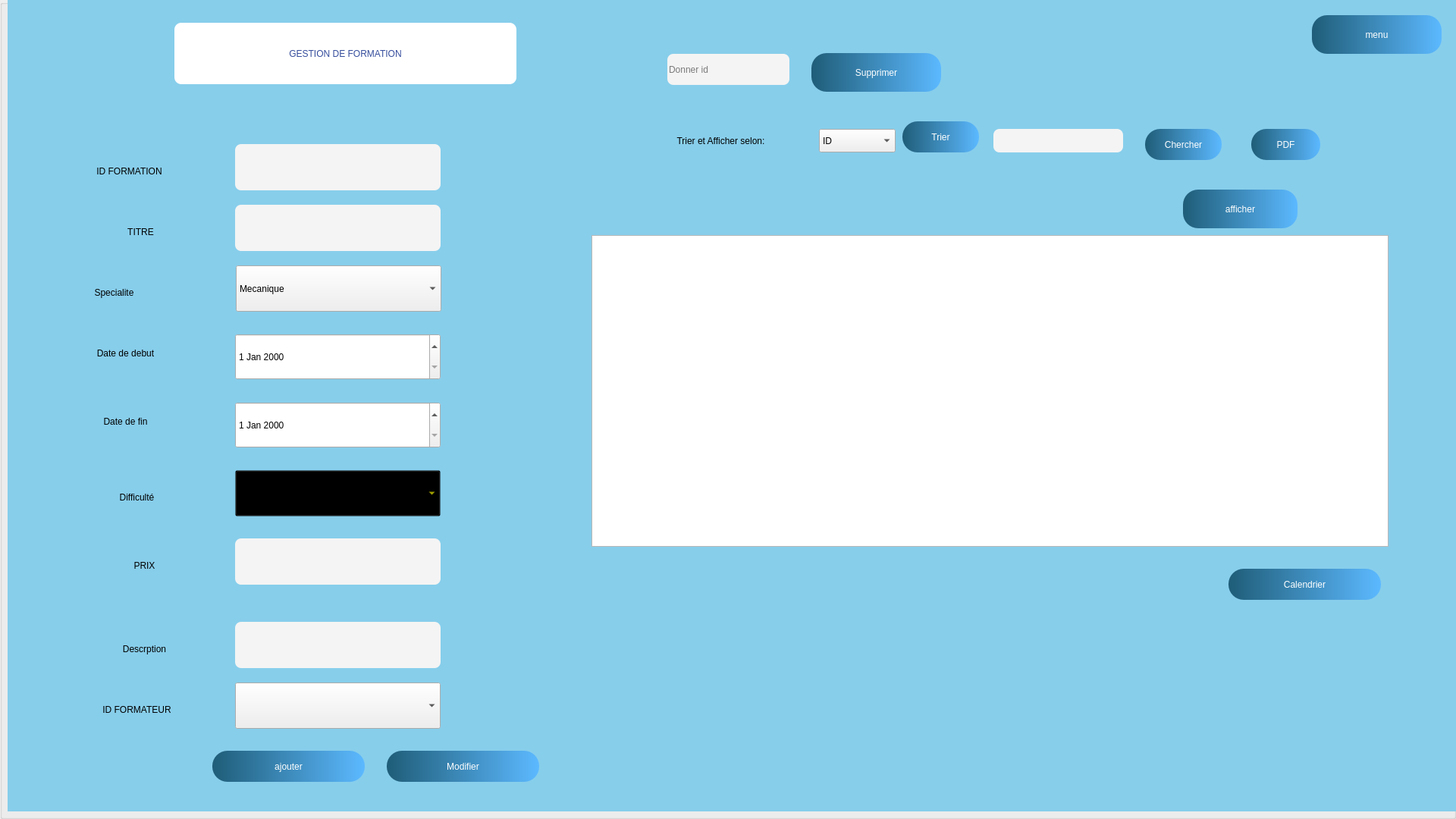
   <widget class="QGroupBox" name="gestion_formation">
    <property name="geometry">
     <rect>
      <x>0</x>
      <y>0</y>
      <width>1920</width>
      <height>1080</height>
     </rect>
    </property>
    <property name="title">
     <string/>
    </property>
    <widget class="QLabel" name="bg_formateur_2">
     <property name="geometry">
      <rect>
       <x>10</x>
       <y>-10</y>
       <width>1920</width>
       <height>1080</height>
      </rect>
     </property>
     <property name="styleSheet">
      <string notr="true">background-color: rgb(135,206,235);</string>
     </property>
     <property name="text">
      <string/>
     </property>
    </widget>
    <widget class="QPushButton" name="PDF_formation">
     <property name="geometry">
      <rect>
       <x>1650</x>
       <y>170</y>
       <width>91</width>
       <height>41</height>
      </rect>
     </property>
     <property name="styleSheet">
      <string notr="true">QPushButton

{
	background-color: qlineargradient(spread:pad, x1:0, y1:0, x2:1, y2:0, stop:0 rgb(31, 93, 120), stop:1 rgb(92, 185, 255));
border: none;
border-radius: 20px;
font: 11pt &quot;Tw Cen MT&quot;;
color: rgb(255, 255, 255)
}



QPushButton::disabled
{
	
background-color: rgb(9, 55, 76);

}


QPushButton::hover
{
background-color: rgb(9, 55, 76);


}


QPushButton::pressed
{
background-color: rgb(9, 55, 76);


}</string>
     </property>
     <property name="text">
      <string>PDF</string>
     </property>
    </widget>
    <widget class="QLabel" name="label_2">
     <property name="geometry">
      <rect>
       <x>230</x>
       <y>30</y>
       <width>451</width>
       <height>81</height>
      </rect>
     </property>
     <property name="styleSheet">
      <string notr="true">color: rgb(53, 77, 156);
background-color: rgb(255, 255, 255);
font: 14pt &quot;MS Shell Dlg 2&quot;;
border-color: rgb(0, 0,255);
border-radius:9px;</string>
     </property>
     <property name="text">
      <string>GESTION DE FORMATION</string>
     </property>
     <property name="alignment">
      <set>Qt::AlignCenter</set>
     </property>
    </widget>
    <widget class="QLabel" name="label_16">
     <property name="geometry">
      <rect>
       <x>820</x>
       <y>170</y>
       <width>261</width>
       <height>31</height>
      </rect>
     </property>
     <property name="styleSheet">
      <string notr="true">background-color: transparent;
font: 75 10pt &quot;Source Code Pro&quot;;
border-radius:9px;
text-align: center;</string>
     </property>
     <property name="text">
      <string>Trier et Afficher selon:</string>
     </property>
     <property name="alignment">
      <set>Qt::AlignCenter</set>
     </property>
    </widget>
    <widget class="QLineEdit" name="lineedit_chercher_formation">
     <property name="geometry">
      <rect>
       <x>1310</x>
       <y>170</y>
       <width>171</width>
       <height>31</height>
      </rect>
     </property>
     <property name="styleSheet">
      <string notr="true">border-radius:8px;
background-color: rgb(244, 244, 244);
border:none;
</string>
     </property>
     <property name="placeholderText">
      <string extracomment="Chercher"/>
     </property>
    </widget>
    <widget class="QPushButton" name="chercher_formation">
     <property name="geometry">
      <rect>
       <x>1510</x>
       <y>170</y>
       <width>101</width>
       <height>41</height>
      </rect>
     </property>
     <property name="styleSheet">
      <string notr="true">QPushButton

{
	background-color: qlineargradient(spread:pad, x1:0, y1:0, x2:1, y2:0, stop:0 rgb(31, 93, 120), stop:1 rgb(92, 185, 255));
border: none;
border-radius: 20px;
font: 11pt &quot;Tw Cen MT&quot;;
color: rgb(255, 255, 255)
}



QPushButton::disabled
{
	
background-color: rgb(9, 55, 76);

}


QPushButton::hover
{
background-color: rgb(9, 55, 76);


}


QPushButton::pressed
{
background-color: rgb(9, 55, 76);


}</string>
     </property>
     <property name="text">
      <string>Chercher</string>
     </property>
    </widget>
    <widget class="QPushButton" name="trier_formation">
     <property name="geometry">
      <rect>
       <x>1190</x>
       <y>160</y>
       <width>101</width>
       <height>41</height>
      </rect>
     </property>
     <property name="styleSheet">
      <string notr="true">QPushButton

{
	background-color: qlineargradient(spread:pad, x1:0, y1:0, x2:1, y2:0, stop:0 rgb(31, 93, 120), stop:1 rgb(92, 185, 255));
border: none;
border-radius: 20px;
font: 11pt &quot;Tw Cen MT&quot;;
color: rgb(255, 255, 255)
}



QPushButton::disabled
{
	
background-color: rgb(9, 55, 76);

}


QPushButton::hover
{
background-color: rgb(9, 55, 76);


}


QPushButton::pressed
{
background-color: rgb(9, 55, 76);


}</string>
     </property>
     <property name="text">
      <string>Trier</string>
     </property>
    </widget>
    <widget class="QPushButton" name="afficher_formation">
     <property name="geometry">
      <rect>
       <x>1560</x>
       <y>250</y>
       <width>151</width>
       <height>51</height>
      </rect>
     </property>
     <property name="styleSheet">
      <string notr="true">QPushButton

{
	background-color: qlineargradient(spread:pad, x1:0, y1:0, x2:1, y2:0, stop:0 rgb(31, 93, 120), stop:1 rgb(92, 185, 255));
border: none;
border-radius: 20px;
font: 11pt &quot;Tw Cen MT&quot;;
color: rgb(255, 255, 255)
}



QPushButton::disabled
{
	
background-color: rgb(9, 55, 76);

}


QPushButton::hover
{
background-color: rgb(9, 55, 76);


}


QPushButton::pressed
{
background-color: rgb(9, 55, 76);


}</string>
     </property>
     <property name="text">
      <string>afficher</string>
     </property>
    </widget>
    <widget class="QComboBox" name="Trier_selon_formation">
     <property name="geometry">
      <rect>
       <x>1080</x>
       <y>170</y>
       <width>101</width>
       <height>31</height>
      </rect>
     </property>
     <item>
      <property name="text">
       <string>ID</string>
      </property>
     </item>
     <item>
      <property name="text">
       <string>TITRE</string>
      </property>
     </item>
     <item>
      <property name="text">
       <string>SPECIALITE</string>
      </property>
     </item>
     <item>
      <property name="text">
       <string>PRIX</string>
      </property>
     </item>
     <item>
      <property name="text">
       <string>DIFFICULTE</string>
      </property>
     </item>
    </widget>
    <widget class="QTableView" name="tableView_formation">
     <property name="geometry">
      <rect>
       <x>780</x>
       <y>310</y>
       <width>1051</width>
       <height>411</height>
      </rect>
     </property>
    </widget>
    <widget class="QLineEdit" name="ID_FORMATION">
     <property name="geometry">
      <rect>
       <x>310</x>
       <y>190</y>
       <width>271</width>
       <height>61</height>
      </rect>
     </property>
     <property name="styleSheet">
      <string notr="true">border-radius:8px;
background-color: rgb(244, 244, 244);
border:none;

</string>
     </property>
    </widget>
    <widget class="QLabel" name="label_25">
     <property name="geometry">
      <rect>
       <x>120</x>
       <y>290</y>
       <width>131</width>
       <height>31</height>
      </rect>
     </property>
     <property name="styleSheet">
      <string notr="true">font: 10pt &quot;MS Shell Dlg 2&quot;;
border:none;</string>
     </property>
     <property name="text">
      <string>TITRE</string>
     </property>
     <property name="alignment">
      <set>Qt::AlignCenter</set>
     </property>
    </widget>
    <widget class="QPushButton" name="modifier_formation">
     <property name="geometry">
      <rect>
       <x>510</x>
       <y>990</y>
       <width>201</width>
       <height>41</height>
      </rect>
     </property>
     <property name="styleSheet">
      <string notr="true">QPushButton

{
	background-color: qlineargradient(spread:pad, x1:0, y1:0, x2:1, y2:0, stop:0 rgb(31, 93, 120), stop:1 rgb(92, 185, 255));
border: none;
border-radius: 20px;
font: 11pt &quot;Tw Cen MT&quot;;
color: rgb(255, 255, 255)
}



QPushButton::disabled
{
	
background-color: rgb(9, 55, 76);

}


QPushButton::hover
{
background-color: rgb(9, 55, 76);


}


QPushButton::pressed
{
background-color: rgb(9, 55, 76);


}</string>
     </property>
     <property name="text">
      <string>Modifier</string>
     </property>
    </widget>
    <widget class="QLabel" name="label_26">
     <property name="geometry">
      <rect>
       <x>70</x>
       <y>190</y>
       <width>201</width>
       <height>71</height>
      </rect>
     </property>
     <property name="styleSheet">
      <string notr="true">font: 10pt &quot;MS Shell Dlg 2&quot;;
border:none;</string>
     </property>
     <property name="text">
      <string>ID FORMATION</string>
     </property>
     <property name="alignment">
      <set>Qt::AlignCenter</set>
     </property>
    </widget>
    <widget class="QPushButton" name="ajouter_formation">
     <property name="geometry">
      <rect>
       <x>280</x>
       <y>990</y>
       <width>201</width>
       <height>41</height>
      </rect>
     </property>
     <property name="styleSheet">
      <string notr="true">QPushButton

{
	background-color: qlineargradient(spread:pad, x1:0, y1:0, x2:1, y2:0, stop:0 rgb(31, 93, 120), stop:1 rgb(92, 185, 255));
border: none;
border-radius: 20px;
font: 11pt &quot;Tw Cen MT&quot;;
color: rgb(255, 255, 255)
}



QPushButton::disabled
{
	
background-color: rgb(9, 55, 76);

}


QPushButton::hover
{
background-color: rgb(9, 55, 76);


}


QPushButton::pressed
{
background-color: rgb(9, 55, 76);


}</string>
     </property>
     <property name="text">
      <string>ajouter</string>
     </property>
    </widget>
    <widget class="QLineEdit" name="id_supprimer_formation">
     <property name="geometry">
      <rect>
       <x>880</x>
       <y>71</y>
       <width>161</width>
       <height>41</height>
      </rect>
     </property>
     <property name="styleSheet">
      <string notr="true">border-radius:8px;
background-color: rgb(244, 244, 244);
border:none;
color:black;</string>
     </property>
     <property name="placeholderText">
      <string>Donner id</string>
     </property>
    </widget>
    <widget class="QPushButton" name="bt_supprimer_formation">
     <property name="geometry">
      <rect>
       <x>1070</x>
       <y>70</y>
       <width>171</width>
       <height>51</height>
      </rect>
     </property>
     <property name="styleSheet">
      <string notr="true">QPushButton

{
	background-color: qlineargradient(spread:pad, x1:0, y1:0, x2:1, y2:0, stop:0 rgb(31, 93, 120), stop:1 rgb(92, 185, 255));
border: none;
border-radius: 20px;
font: 11pt &quot;Tw Cen MT&quot;;
color: rgb(255, 255, 255)
}



QPushButton::disabled
{
	
background-color: rgb(9, 55, 76);

}


QPushButton::hover
{
background-color: rgb(9, 55, 76);


}


QPushButton::pressed
{
background-color: rgb(9, 55, 76);


}</string>
     </property>
     <property name="text">
      <string>Supprimer</string>
     </property>
    </widget>
    <widget class="QDateEdit" name="date_debut">
     <property name="geometry">
      <rect>
       <x>310</x>
       <y>440</y>
       <width>271</width>
       <height>61</height>
      </rect>
     </property>
    </widget>
    <widget class="QLineEdit" name="TITRE">
     <property name="geometry">
      <rect>
       <x>310</x>
       <y>270</y>
       <width>271</width>
       <height>61</height>
      </rect>
     </property>
     <property name="styleSheet">
      <string notr="true">border-radius:8px;
background-color: rgb(244, 244, 244);
border:none;

</string>
     </property>
    </widget>
    <widget class="QLabel" name="label_28">
     <property name="geometry">
      <rect>
       <x>100</x>
       <y>640</y>
       <width>161</width>
       <height>31</height>
      </rect>
     </property>
     <property name="styleSheet">
      <string notr="true">font: 10pt &quot;MS Shell Dlg 2&quot;;
border:none;</string>
     </property>
     <property name="text">
      <string>Difficulté</string>
     </property>
     <property name="alignment">
      <set>Qt::AlignCenter</set>
     </property>
    </widget>
    <widget class="QLabel" name="label_29">
     <property name="geometry">
      <rect>
       <x>80</x>
       <y>440</y>
       <width>171</width>
       <height>51</height>
      </rect>
     </property>
     <property name="styleSheet">
      <string notr="true">font: 10pt &quot;MS Shell Dlg 2&quot;;
border:none;</string>
     </property>
     <property name="text">
      <string>Date de debut</string>
     </property>
     <property name="alignment">
      <set>Qt::AlignCenter</set>
     </property>
    </widget>
    <widget class="QLineEdit" name="prix">
     <property name="geometry">
      <rect>
       <x>310</x>
       <y>710</y>
       <width>271</width>
       <height>61</height>
      </rect>
     </property>
     <property name="styleSheet">
      <string notr="true">border-radius:8px;
background-color: rgb(244, 244, 244);
border:none;

</string>
     </property>
    </widget>
    <widget class="QLabel" name="label_30">
     <property name="geometry">
      <rect>
       <x>110</x>
       <y>730</y>
       <width>161</width>
       <height>31</height>
      </rect>
     </property>
     <property name="styleSheet">
      <string notr="true">font: 10pt &quot;MS Shell Dlg 2&quot;;
border:none;</string>
     </property>
     <property name="text">
      <string>PRIX</string>
     </property>
     <property name="alignment">
      <set>Qt::AlignCenter</set>
     </property>
    </widget>
    <widget class="QLabel" name="label_31">
     <property name="geometry">
      <rect>
       <x>70</x>
       <y>370</y>
       <width>161</width>
       <height>31</height>
      </rect>
     </property>
     <property name="styleSheet">
      <string notr="true">font: 10pt &quot;MS Shell Dlg 2&quot;;
border:none;</string>
     </property>
     <property name="text">
      <string>Specialite</string>
     </property>
     <property name="alignment">
      <set>Qt::AlignCenter</set>
     </property>
    </widget>
    <widget class="QComboBox" name="specialite">
     <property name="geometry">
      <rect>
       <x>311</x>
       <y>350</y>
       <width>271</width>
       <height>61</height>
      </rect>
     </property>
     <item>
      <property name="text">
       <string>Mecanique</string>
      </property>
     </item>
     <item>
      <property name="text">
       <string>Electronique</string>
      </property>
     </item>
     <item>
      <property name="text">
       <string>Automatisme industriel</string>
      </property>
     </item>
     <item>
      <property name="text">
       <string>Genie civil</string>
      </property>
     </item>
    </widget>
    <widget class="QLabel" name="label_statistuque_formation">
     <property name="geometry">
      <rect>
       <x>950</x>
       <y>740</y>
       <width>561</width>
       <height>301</height>
      </rect>
     </property>
     <property name="text">
      <string/>
     </property>
    </widget>
    <widget class="QDateEdit" name="date_fin">
     <property name="geometry">
      <rect>
       <x>310</x>
       <y>530</y>
       <width>271</width>
       <height>61</height>
      </rect>
     </property>
    </widget>
    <widget class="QLabel" name="label_32">
     <property name="geometry">
      <rect>
       <x>80</x>
       <y>530</y>
       <width>171</width>
       <height>51</height>
      </rect>
     </property>
     <property name="styleSheet">
      <string notr="true">font: 10pt &quot;MS Shell Dlg 2&quot;;
border:none;</string>
     </property>
     <property name="text">
      <string>Date de fin</string>
     </property>
     <property name="alignment">
      <set>Qt::AlignCenter</set>
     </property>
    </widget>
    <widget class="QComboBox" name="difficulte">
     <property name="geometry">
      <rect>
       <x>310</x>
       <y>620</y>
       <width>271</width>
       <height>61</height>
      </rect>
     </property>
     <property name="styleSheet">
      <string notr="true">color:yellow;
background-color:transparent;
font: 20pt &quot;MS Shell Dlg 2&quot;;</string>
     </property>
     <item>
      <property name="text">
       <string/>
      </property>
     </item>
     <item>
      <property name="text">
       <string>★</string>
      </property>
     </item>
     <item>
      <property name="text">
       <string>★★</string>
      </property>
     </item>
     <item>
      <property name="text">
       <string>★★★</string>
      </property>
     </item>
     <item>
      <property name="text">
       <string>★★★★</string>
      </property>
     </item>
     <item>
      <property name="text">
       <string>★★★★★</string>
      </property>
     </item>
    </widget>
    <widget class="QLineEdit" name="descrption">
     <property name="geometry">
      <rect>
       <x>310</x>
       <y>820</y>
       <width>271</width>
       <height>61</height>
      </rect>
     </property>
     <property name="styleSheet">
      <string notr="true">border-radius:8px;
background-color: rgb(244, 244, 244);
border:none;

</string>
     </property>
     <property name="text">
      <string/>
     </property>
    </widget>
    <widget class="QLabel" name="label_33">
     <property name="geometry">
      <rect>
       <x>110</x>
       <y>840</y>
       <width>161</width>
       <height>31</height>
      </rect>
     </property>
     <property name="styleSheet">
      <string notr="true">font: 10pt &quot;MS Shell Dlg 2&quot;;
border:none;</string>
     </property>
     <property name="text">
      <string>Descrption</string>
     </property>
     <property name="alignment">
      <set>Qt::AlignCenter</set>
     </property>
    </widget>
    <widget class="QPushButton" name="formateur_to_menu">
     <property name="geometry">
      <rect>
       <x>1730</x>
       <y>20</y>
       <width>171</width>
       <height>51</height>
      </rect>
     </property>
     <property name="styleSheet">
      <string notr="true">QPushButton

{
	background-color: qlineargradient(spread:pad, x1:0, y1:0, x2:1, y2:0, stop:0 rgb(31, 93, 120), stop:1 rgb(92, 185, 255));
border: none;
border-radius: 20px;
font: 11pt &quot;Tw Cen MT&quot;;
color: rgb(255, 255, 255)
}



QPushButton::disabled
{
	
background-color: rgb(9, 55, 76);

}


QPushButton::hover
{
background-color: rgb(9, 55, 76);


}


QPushButton::pressed
{
background-color: rgb(9, 55, 76);


}</string>
     </property>
     <property name="text">
      <string>menu</string>
     </property>
    </widget>
    <widget class="QPushButton" name="formateur_to_calendrier">
     <property name="geometry">
      <rect>
       <x>1620</x>
       <y>750</y>
       <width>201</width>
       <height>41</height>
      </rect>
     </property>
     <property name="styleSheet">
      <string notr="true">QPushButton

{
	background-color: qlineargradient(spread:pad, x1:0, y1:0, x2:1, y2:0, stop:0 rgb(31, 93, 120), stop:1 rgb(92, 185, 255));
border: none;
border-radius: 20px;
font: 11pt &quot;Tw Cen MT&quot;;
color: rgb(255, 255, 255)
}



QPushButton::disabled
{
	
background-color: rgb(9, 55, 76);

}


QPushButton::hover
{
background-color: rgb(9, 55, 76);


}


QPushButton::pressed
{
background-color: rgb(9, 55, 76);


}</string>
     </property>
     <property name="text">
      <string>Calendrier</string>
     </property>
    </widget>
    <widget class="QComboBox" name="combo_id_formateur">
     <property name="geometry">
      <rect>
       <x>310</x>
       <y>900</y>
       <width>271</width>
       <height>61</height>
      </rect>
     </property>
     <property name="styleSheet">
      <string notr="true">font: 20pt &quot;MS Shell Dlg 2&quot;;</string>
     </property>
    </widget>
    <widget class="QLabel" name="label_34">
     <property name="geometry">
      <rect>
       <x>100</x>
       <y>920</y>
       <width>161</width>
       <height>31</height>
      </rect>
     </property>
     <property name="styleSheet">
      <string notr="true">font: 10pt &quot;MS Shell Dlg 2&quot;;
border:none;</string>
     </property>
     <property name="text">
      <string>ID FORMATEUR</string>
     </property>
     <property name="alignment">
      <set>Qt::AlignCenter</set>
     </property>
    </widget>
   </widget>
